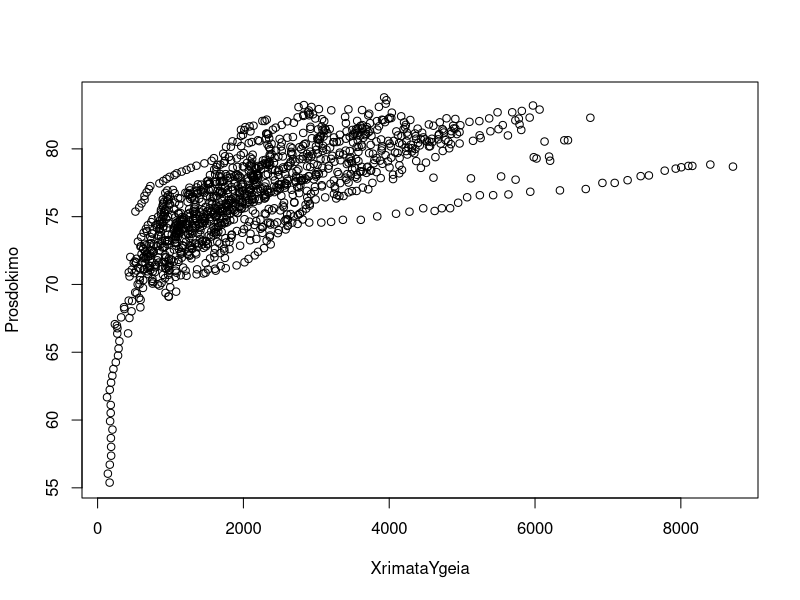
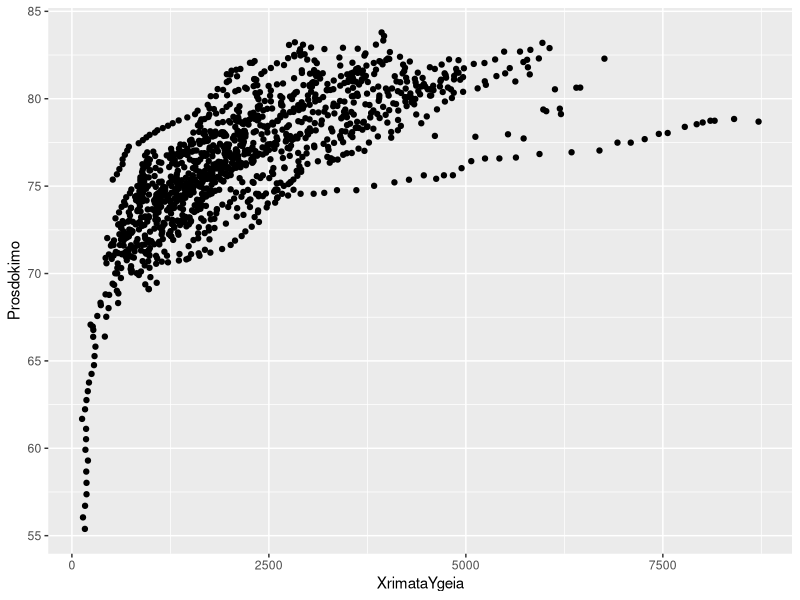
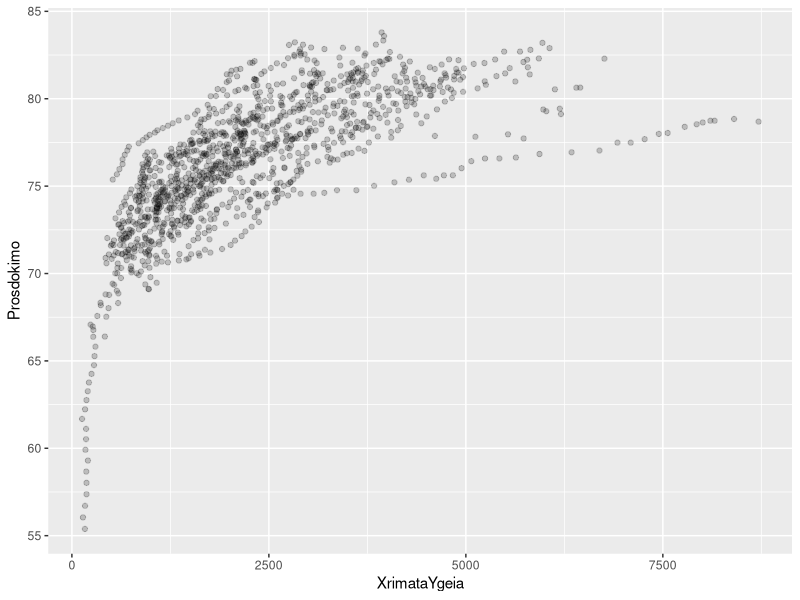
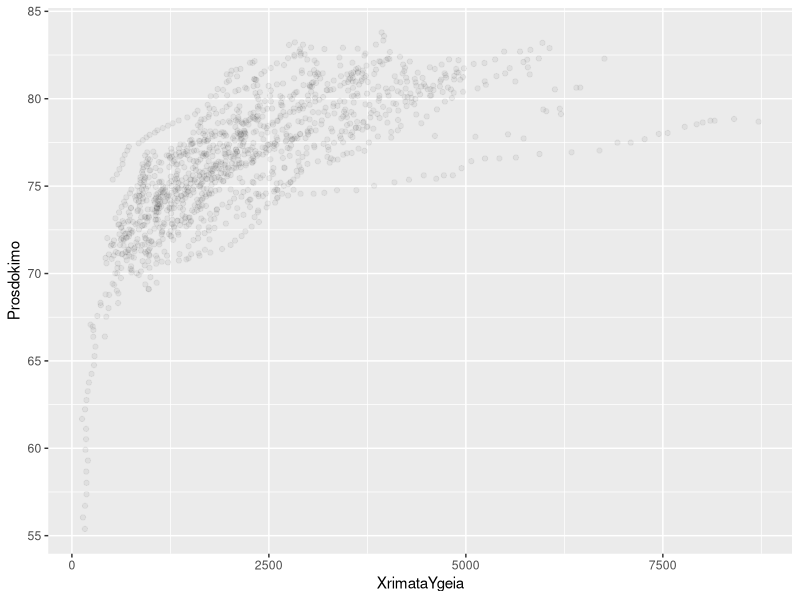
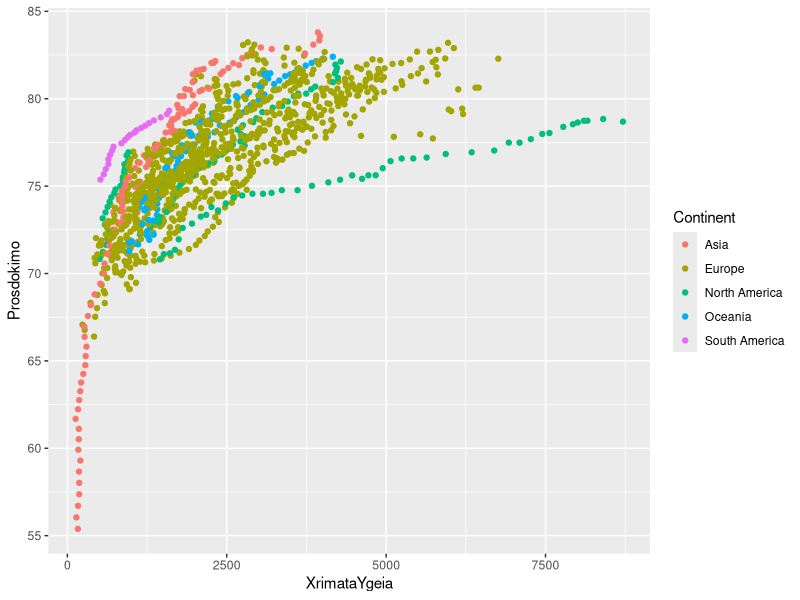
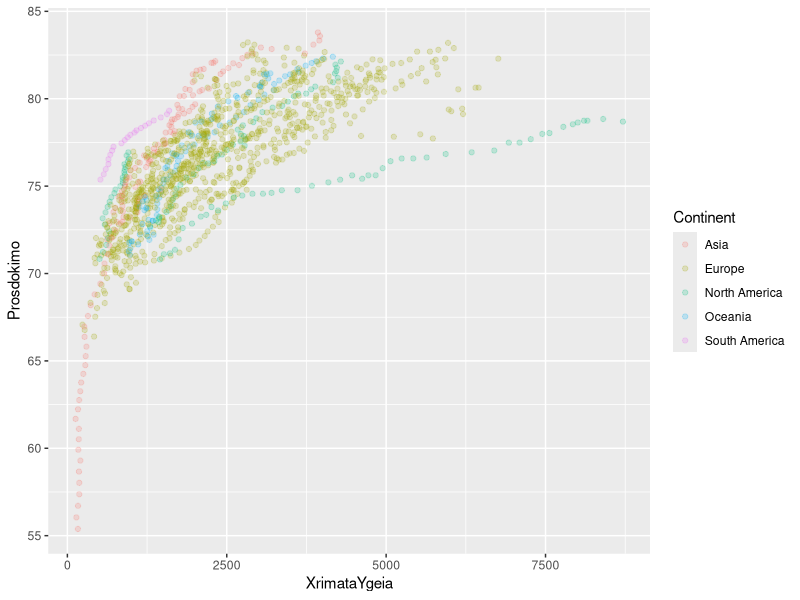
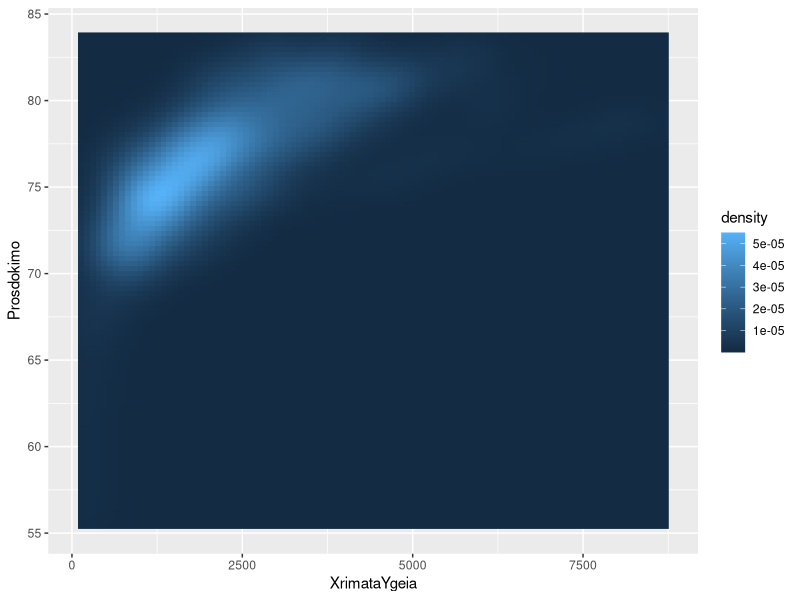
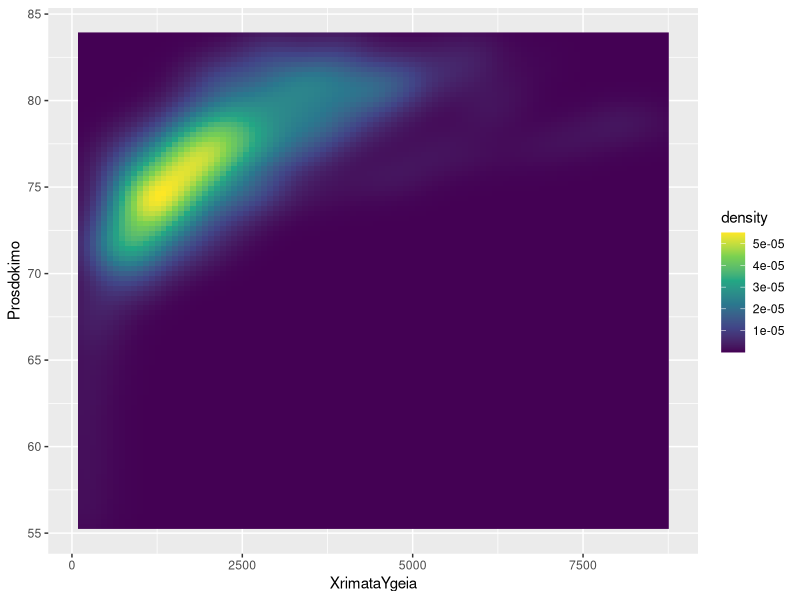

The R script that drew these images, in order: (Note: this script raises an error after producing the figures.)
## ---- chunk 1
#| label = "setup",
#| include = FALSE
knitr::opts_chunk$set(echo = TRUE)
library(kableExtra)
## ---- chunk 2
rm(list = ls())
## ---- chunk 3
#| echo = F,
#| results = "asis",
#| message = FALSE
ProsdokimoVSperith <- read.csv("ProsdokimoVSperith.csv", na.string = "")
knitr::kable(head(ProsdokimoVSperith, n=100)) %>%
  kable_styling("striped", full_width = F) %>%
  scroll_box(width = "100%", height = "200px")
## ---- chunk 4
#| message = F
if(!require(dplyr)){
    install.packages("dplyr")
    library(dplyr)
}
if(!require(tidyr)){
    install.packages("tidyr")
    library(tidyr)
}
ProsdokimoVSperith2 <- ProsdokimoVSperith %>% group_by(Code) %>% fill(Continent)%>%   fill(Continent, .direction = "up")
## ---- chunk 5
#| echo = F,
#| results = "asis",
#| message = FALSE
knitr::kable(head(ProsdokimoVSperith2, n=100)) %>%
  kable_styling("striped", full_width = F) %>%
  scroll_box(width = "max-content", height = "200px")
## ---- chunk 6
ProsdokimoVSperith2 <- ProsdokimoVSperith2[!(is.na(ProsdokimoVSperith$Health.Expenditure.and.Financing..per.capita...OECDstat..2017..)), ]
## ---- chunk 7
#| echo = F,
#| results = "asis",
#| message = FALSE
knitr::kable(head(ProsdokimoVSperith2, n=100)) %>%
  kable_styling("striped", full_width = F) %>%
  scroll_box(width = "max-content", height = "200px")
## ---- chunk 8
ProsdokimoVSperith2 <- ProsdokimoVSperith2[!(is.na(ProsdokimoVSperith2$Life.expectancy.at.birth..total..years.)), ]
## ---- chunk 9
#| echo = F,
#| results = "asis",
#| message = FALSE
knitr::kable(head(ProsdokimoVSperith2, n=100)) %>%
  kable_styling("striped", full_width = F) %>%
  scroll_box(width = "max-content", height = "200px")
## ---- chunk 10
XrimataYgeia <- ProsdokimoVSperith2$Health.Expenditure.and.Financing..per.capita...OECDstat..2017..
## ---- chunk 11
n <- length(XrimataYgeia)
delete_items <- rep(TRUE,n)
for (i in 1:n) {
  if (XrimataYgeia[i] == "..") {
    delete_items[i] <- FALSE
  }
}
ProsdokimoVSperith2 <- ProsdokimoVSperith2[delete_items, ]
## ---- chunk 12
#| echo = F,
#| results = "asis",
#| message = FALSE
knitr::kable(head(ProsdokimoVSperith2, n=100)) %>%
  kable_styling("striped", full_width = F) %>%
  scroll_box(width = "max-content", height = "200px")
## ---- chunk 13
ProsdokimoVSperith2$Health.Expenditure.and.Financing..per.capita...OECDstat..2017.. <- as.numeric(ProsdokimoVSperith2$Health.Expenditure.and.Financing..per.capita...OECDstat..2017..)
## ---- chunk 14
Prosdokimo <- ProsdokimoVSperith2$Life.expectancy.at.birth..total..years.
XrimataYgeia <- ProsdokimoVSperith2$Health.Expenditure.and.Financing..per.capita...OECDstat..2017..
## ---- chunk 15
plot(Prosdokimo ~ XrimataYgeia)
## ---- chunk 16
if(!require(ggplot2)){
    install.packages("ggplot2")
    library(ggplot2)
}
## ---- chunk 17
ProsdXrhmata <- ggplot(ProsdokimoVSperith2, aes(x = XrimataYgeia, y = Prosdokimo))
## ---- chunk 18
ProsdXrhmata + geom_point()
## ---- chunk 19
ProsdXrhmata + geom_point(alpha = 1/5)
## ---- chunk 20
ProsdXrhmata + geom_point(alpha = 1/20)
## ---- chunk 21
ProsdXrhmata + geom_point(aes(colour = Continent))
## ---- chunk 22
ProsdXrhmata + geom_point(alpha = 1/5, aes(colour = Continent))
## ---- chunk 23
ProsdXrhmata + stat_density_2d(geom = "raster", aes(fill = after_stat(density)), contour = FALSE)
## ---- chunk 24
ProsdXrhmata + stat_density_2d(geom = "raster", aes(fill = after_stat(density)), contour = FALSE) + scale_fill_viridis_c()
## ---- chunk 25
#| eval = F
rm(list = ls())
if(!require(dplyr)){
    install.packages("dplyr")
    library(dplyr)
}
if(!require(tidyr)){
    install.packages("tidyr")
    library(tidyr)
}
ProsdokimoVSperith2 <- ProsdokimoVSperith %>% group_by(Code) %>% fill(Continent)%>%   fill(Continent, .direction = "up")
ProsdokimoVSperith2 <- ProsdokimoVSperith2[!(is.na(ProsdokimoVSperith$Health.Expenditure.and.Financing..per.capita...OECDstat..2017..)), ]
ProsdokimoVSperith2 <- ProsdokimoVSperith2[!(is.na(ProsdokimoVSperith2$Life.expectancy.at.birth..total..years.)), ]
XrimataYgeia <- ProsdokimoVSperith2$Health.Expenditure.and.Financing..per.capita...OECDstat..2017..
n <- length(XrimataYgeia)
delete_items <- rep(TRUE,n)
for (i in 1:n) {
  if (XrimataYgeia[i] == "..") {
    delete_items[i] <- FALSE
  }
}
ProsdokimoVSperith2 <- ProsdokimoVSperith2[delete_items, ]
ProsdokimoVSperith2$Health.Expenditure.and.Financing..per.capita...OECDstat..2017.. <- as.numeric(ProsdokimoVSperith2$Health.Expenditure.and.Financing..per.capita...OECDstat..2017..)
Prosdokimo <- ProsdokimoVSperith2$Life.expectancy.at.birth..total..years.
XrimataYgeia <- ProsdokimoVSperith2$Health.Expenditure.and.Financing..per.capita...OECDstat..2017..
plot(Prosdokimo ~ XrimataYgeia)
if(!require(ggplot2)){
    install.packages("ggplot2")
    library(ggplot2)
}
ProsdXrhmata <- ggplot(ProsdokimoVSperith2, aes(x = XrimataYgeia, y = Prosdokimo))
ProsdXrhmata + geom_point()
ProsdXrhmata + geom_point(alpha = 1/5)
ProsdXrhmata + geom_point(alpha = 1/20)
ProsdXrhmata + geom_point(aes(colour = Continent))
ProsdXrhmata + geom_point(alpha = 1/5, aes(colour = Continent))
ProsdXrhmata + stat_density_2d(geom = "raster", aes(fill = after_stat(density)), contour = FALSE)
ProsdXrhmata + stat_density_2d(geom = "raster", aes(fill = after_stat(density)), contour = FALSE) + scale_fill_viridis_c()
## ---- chunk 26
rm(list = ls())
## ---- chunk 27
#| echo = F,
#| results = "asis",
#| message = FALSE
if(!require(readxl)){
    install.packages("readxl")
    library(readxl)
}
ThanatoiAstyn <- readxl::read_excel("ThanatoiAstyn.xlsx", 
    col_types = c("numeric", "numeric", "numeric", 
        "numeric", "numeric", "text"), na = "NA")
knitr::kable(ThanatoiAstyn) %>%
  kable_styling("striped", full_width = F) %>%
  scroll_box(width = "100%", height = "200px")
## ---- chunk 28
etos <- ThanatoiAstyn$Year
thanatoi <- ThanatoiAstyn$`Number of officers feloniously killed`
## ---- chunk 29
plot(etos, thanatoi, type = "l")
## ---- chunk 30
plot(etos, thanatoi, type = "b")
## ---- chunk 31
if(!require(ggplot2)){
    install.packages("ggplot2")
    library(ggplot2)
}
PolDeathGr <- ggplot(ThanatoiAstyn, aes(x=Year, y=`Number of officers feloniously killed`))
PolDeathGr +  geom_line()
## ---- chunk 32
mean(thanatoi, na.rm=TRUE)
## ---- chunk 33
maxPolDeath <- ThanatoiAstyn[thanatoi>110, ]
## ---- chunk 34
#| echo = F,
#| results = "asis",
#| message = FALSE
knitr::kable(maxPolDeath) %>%
  kable_styling("striped", full_width = F) %>%
  scroll_box(width = "100%", height = "200px")
## ---- chunk 35
minPolDeath <- ThanatoiAstyn[thanatoi<30, ]
## ---- chunk 36
#| echo = F,
#| results = "asis",
#| message = FALSE
knitr::kable(minPolDeath) %>%
  kable_styling("striped", full_width = F) %>%
  scroll_box(width = "100%", height = "200px")
## ---- chunk 37
#| eval = F
rm(list = ls())
etos <- ThanatoiAstyn$Year
thanatoi <- ThanatoiAstyn$`Number of officers feloniously killed`
plot(etos, thanatoi, type = "l")
plot(etos, thanatoi, type = "b")
if(!require(ggplot2)){
    install.packages("ggplot2")
    library(ggplot2)
}
PolDeathGr <- ggplot(ThanatoiAstyn, aes(x=Year, y=`Number of officers feloniously killed`))
PolDeathGr +  geom_line()
mean(thanatoi, na.rm=TRUE)
maxPolDeath <- ThanatoiAstyn[thanatoi>110, ]
minPolDeath <- ThanatoiAstyn[thanatoi<30, ]
